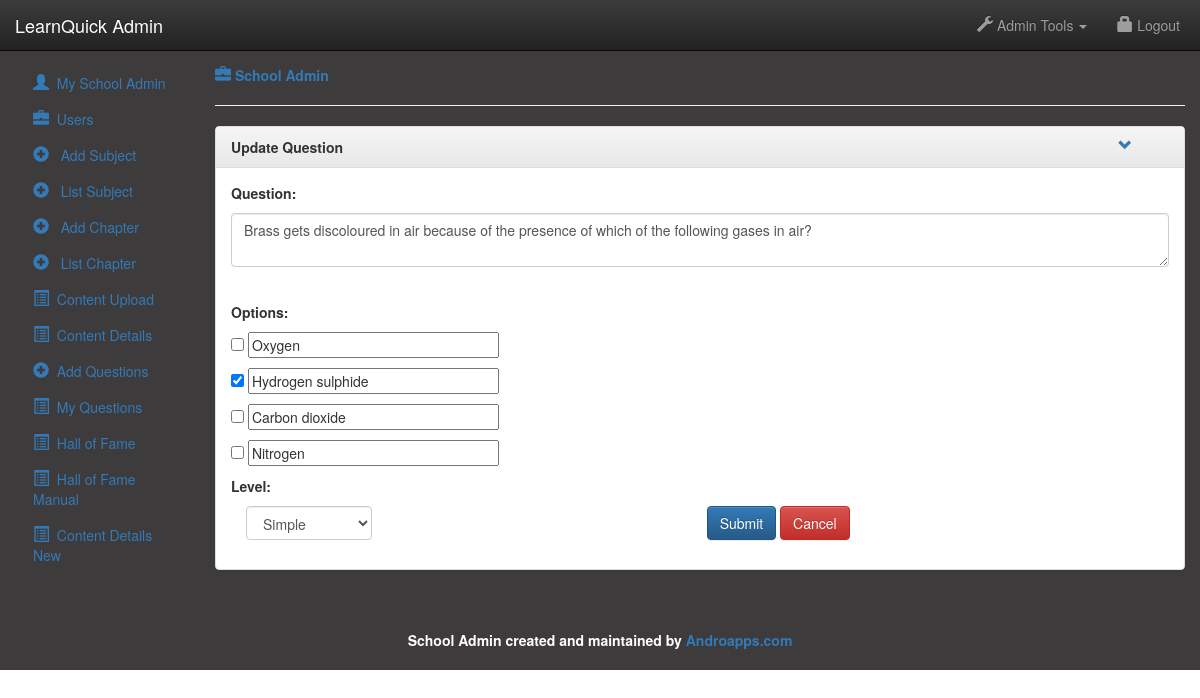
The page /updateQuestion.php?id=9 (signed in) on the database its author committed.
### tables this page shows
CREATE TABLE IF NOT EXISTS `questions` (
  `q_id` int(10) NOT NULL AUTO_INCREMENT,
  `chap_id` int(10) NOT NULL,
  `question` varchar(500) NOT NULL,
  `a` varchar(100) NOT NULL,
  `b` varchar(100) NOT NULL,
  `c` varchar(100) NOT NULL,
  `d` varchar(100) NOT NULL,
  `ans` varchar(100) NOT NULL,
  `level` varchar(20) NOT NULL,
  `time_stamp` varchar(20) NOT NULL,
  PRIMARY KEY (`q_id`)
);

### classes/admin.php (called while the page is built, shortened)
<?php
require_once 'config.php';
class Admin
{
	public function getQuestionById($id=null)
	{
		global $link;
		$sql ="SELECT * FROM `questions` where `q_id`=$id";
		$result = mysql_query($sql,$link);
		if( ($result) && (mysql_num_rows($result) > 0) )
		{
			$row = mysql_fetch_array($result);
		}
		return $row;
	}
}
?>

### updateQuestion.php (the view, shortened to what this page needs)
<?php
include_once('classes/config.php');
include_once('classes/admin.php');
$obj= new Admin();
	$qid=$_GET['id'];
	$getQuestion=$obj->getQuestionById($qid);
	?>
	<!DOCTYPE <!DOCTYPE html>
	<html>
	<head>
		<link rel="stylesheet" href="https://maxcdn.bootstrapcdn.com/bootstrap/3.3.4/css/bootstrap.min.css">
		<link href="//maxcdn.bootstrapcdn.com/font-awesome/4.2.0/css/font-awesome.min.css" rel="stylesheet">
		<link rel="stylesheet" href="https://maxcdn.bootstrapcdn.com/bootstrap/3.3.4/css/bootstrap-theme.min.css">
		<link rel="stylesheet" href="css/style1.css" type="text/css">
		<link rel="stylesheet" href="http://cdnjs.cloudflare.com/ajax/libs/jasny-bootstrap/3.1.3/css/jasny-bootstrap.min.css">
	</head>
	<body>
		<div class="cotainer" style="width:100%;margin:0px;">
			<?php  include_once('includes/header.php'); ?>
		</div>
		<div class="container-fluid" style="margin-top:0px;background-color:#3E3B3C;" >
			<div class="row" style="margin-top: 65px;">
				<div class="col-md-2">
					<?php  include_once('includes/side_nav.php'); ?>
				</div>
				<div class="col-md-10">
				<a href="#"><strong><i class="glyphicon glyphicon-briefcase"></i> School Admin </strong></a>
				<hr>
				<div class="row">
					<div class="col-md-12">
						<div class="panel panel-default panel-condensed" id="userPanel">
							<div class="panel-heading">
								<div class="row">
									<div class="col-md-11">
										<strong>Update Question</strong>
									</div>
									<div class="col-md-1">
										<a data-toggle="collapse" data-parent="userPanel" href="#userBody">
											<span class="glyphicon glyphicon-chevron-down"></span>
										</a>
									</div>
								</div>
							</div>
							<div id="userBody" class="panel-collaps collapse in">
								<div class="panel-body">
									<form method="post" action="#" name="frmquiz" id="frmquiz" enctype="multipart/form-data">
										<div class="form-group">
											<p><strong>Question:</strong></p>
											<textarea class="form-control" rows="2" id="comment" name="que"><?php if(isset($getQuestion) && !empty($getQuestion)){ print $getQuestion['question']; }else{}?></textarea>
										</div>
									<strong>Options:</strong><p></p>
									<div>
										<div>
											<?php if(isset($getQuestion) && !empty($getQuestion) && $getQuestion['a']==$getQuestion['ans']){?>
											<input type="checkbox" name="ans1" class="ans1" checked="checked" value="<?php if(isset($getQuestion) && !empty($getQuestion)){ print $getQuestion['a']; }else{}?>"/><?php }else {?><input type="checkbox" name="ans1" class="ans1" value="<?php if(isset($getQuestion) && !empty($getQuestion)){ print $getQuestion['a']; }else{}?>"/><?php }?>
											<input type="text" name="opt1" id="opt1" size="30" value="<?php if(isset($getQuestion) && !empty($getQuestion)){ print $getQuestion['a']; }else{}?>"></br> <p></p>
											<?php if(isset($getQuestion) && !empty($getQuestion) && $getQuestion['b']==$getQuestion['ans']){?>
											<input type="checkbox" name="ans2" class="ans2" checked="checked" value="<?php if(isset($getQuestion) && !empty($getQuestion)){ print $getQuestion['b']; }else{}?>"/><?php }else {?><input type="checkbox" name="ans2" class="ans2" value="<?php if(isset($getQuestion) && !empty($getQuestion)){ print $getQuestion['b']; }else{}?>"/><?php }?>
											<input type="text" name="opt2" id="opt2" size="30" value="<?php if(isset($getQuestion) && !empty($getQuestion)){ print $getQuestion['b']; }else{}?>"></br> <p></p>
											<?php if(isset($getQuestion) && !empty($getQuestion) && $getQuestion['c']==$getQuestion['ans']){?>
											<input type="checkbox" name="ans3" class="ans3" checked="checked" value="<?php if(isset($getQuestion) && !empty($getQuestion)){ print $getQuestion['c']; }else{}?>"/><?php }else {?><input type="checkbox" name="ans3" class="ans3" value="<?php if(isset($getQuestion) && !empty($getQuestion)){ print $getQuestion['c']; }else{}?>"/><?php }?>
											<input type="text" name="opt3" id="opt3" size="30" value="<?php if(isset($getQuestion) && !empty($getQuestion)){ print $getQuestion['c']; }else{}?>"></br> <p></p>
											<?php if(isset($getQuestion) && !empty($getQuestion) && $getQuestion['d']==$getQuestion['ans']){?>
											<input type="checkbox" name="ans4" class="ans4" checked="checked" value="<?php if(isset($getQuestion) && !empty($getQuestion)){ print $getQuestion['d']; }else{}?>"/><?php }else {?><input type="checkbox" name="ans4" class="ans4" value="<?php if(isset($getQuestion) && !empty($getQuestion)){ print $getQuestion['d']; }else{}?>"/><?php }?>
											<input type="text" name="opt4" id="opt4" size="30" value="<?php if(isset($getQuestion) && !empty($getQuestion)){ print $getQuestion['d']; }else{}?>"></br> <p></p>
										</div>
									</div>
									<strong>Level:</strong><p></p>
									<div class="col-md-2">
										<select class="form-control" name="category" id="category">
											<?php if(isset($getQuestion) && !empty($getQuestion) && $getQuestion['level']=='S'){?>
											<option value="S" Selected="selected">Simple</option><?php }else{?><option value="S">Simple</option><?php }?>
										</select>
									</div>
									<div class="text-center">
										<input type="submit" class="btn btn-primary" name="submit" id="submit">
										<button type="button" class="btn btn-danger" onClick="document.location.href='/learnQuick_admin/my_questions.php';">Cancel</button>
									</div>
								</form>
							</div>
						</div>
					</div>
				</div>
			</div>
		</div>
	</div>
	<?php include_once('includes/footer.php');  ?>
</div>
</body>
</html>

### css/style1.css (style rules this page uses)
i { font-size:16px; }

### rows shown on the page
questions: que "Brass gets discoloured in air because of the presence of which of the following gases in air?", opt1 "Oxygen", opt2 "Hydrogen sulphide", opt3 "Carbon dioxide", opt4 "Nitrogen", category "Simple"
